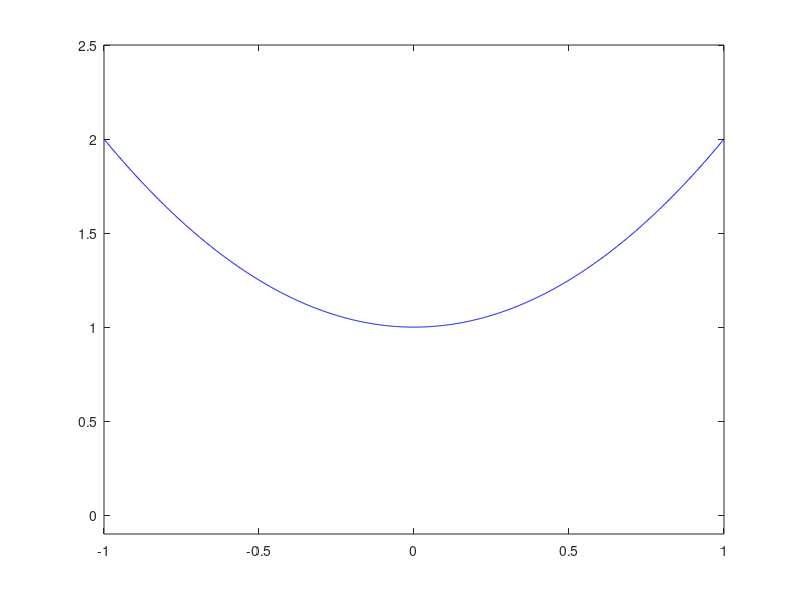

Reproduce this figure in MATLAB. (Note: this script raises an error after producing the figure.)
%%%% HW 6, problem 1d

clear all
format long

A0 = 4/3; L=1;

x=linspace(-L,L,1000); %%%% create an array for x from 0 to L with 1000 points
plot(x, 1+x.^2, 'b')
axis([-L L -0.1 2.5])
hold on %%%% a command so that different curves can appear on the same figure
% plot(x, A0, 'r')
% plot(x, A0+sum(1, x), 'g')
plot(x, A0+sum(3, x), 'r')
% plot(x, A0+sum(999, x), 'm')
% legend({'$1+x^2$','1 term','2 terms','4 terms','1000 terms'},'Interpreter','latex', 'Location', 'northwest')
% xlabel('x') 
% ylabel('y')
% title('Temperature Along Bar Over Time, 5000 terms')



function dum = term(n, x)
cof = 4/(pi^2);

dum = cof*(((-1)^n)*cos(n*pi*x))/(n^2);
end

function dum = sum(n, x)
dum = 0;
for(it = 1:n)
    dum = dum + term(it, x);
end
end

